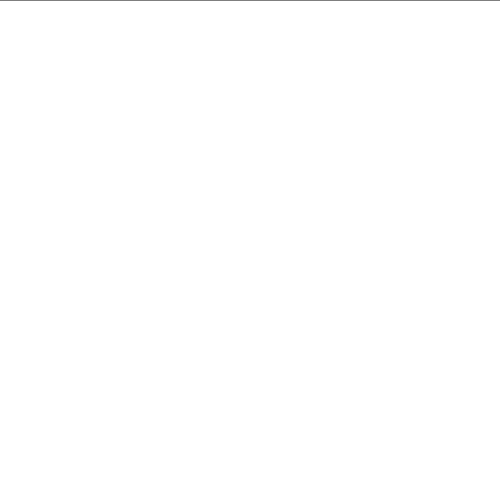
Frame 1 (no input)
Frame 60 (the mouse pressed at the canvas centre just before this capture): identical to frame 1, image omitted
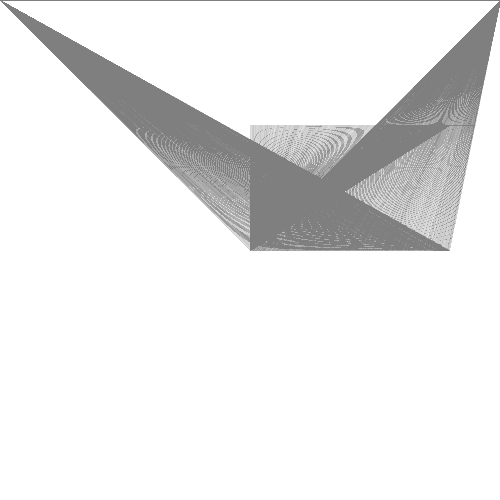
Frame 120 (the mouse held since frame 60 and released just before this capture)

The Processing sketch that drew these frames (run headless with seeded random() and noise(); from frame 60 on, the mouse is pressed at the canvas centre):

// Processing sketch: processing_144514
// ── processing_144514.pde

void setup() 
{
  size(500, 500);
  noFill();
  background(255);
}
void draw() 
{
 // background(255,random(40));
  for (int i=0; i<=150; i++) 
  {
   pushMatrix();
    stroke(0, 0, 0, 1);
    /*line(mouseX, mouseY, mouseX+random(200), mouseY/2);
    line(0, 0, mouseX+random(200), mouseY/2);
    line(500, 0, mouseX+random(200), mouseY/2);*/
   line(mouseX, mouseY, mouseX+random(200), mouseY/2);
    stroke(0, 0, 0, 1);
   line(0, 0, mouseX+random(200), mouseY);
    stroke(0, 0, 0, 1);
   line(500, 0, mouseX+random(200), mouseY);
   popMatrix();
   resetMatrix();
  }
}
